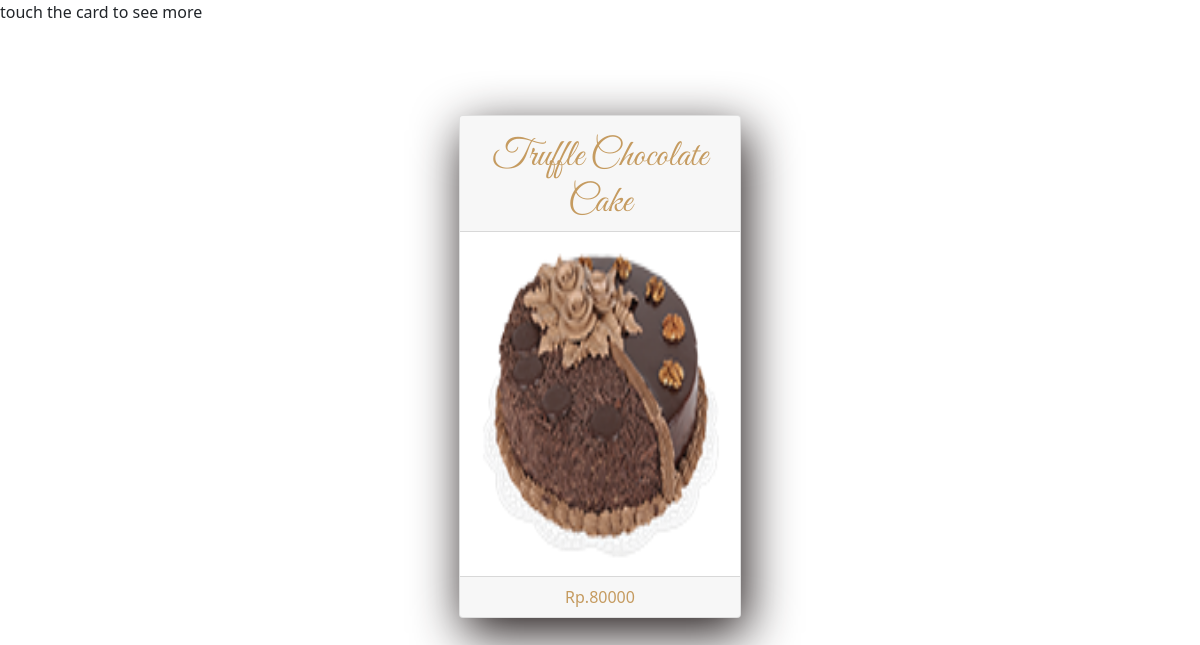
/latihan4c/php/detail.php?id=1, run on the app's committed database.
### tables this page shows
CREATE TABLE `bakery` (
  `id` int(11) NOT NULL,
  `name` varchar(100) NOT NULL,
  `product` varchar(100) NOT NULL,
  `topping` varchar(100) NOT NULL,
  `description` text NOT NULL,
  `price` int(30) NOT NULL,
  `category` varchar(100) NOT NULL
);

### latihan4c/php/functions.php (called while the page is built, shortened)
<?php
function koneksi()
{
    $conn = mysqli_connect("localhost", "root", "");
    mysqli_select_db($conn, "pw_tubes_203040044");
    return $conn;
}
function query($sqL)
{
    $conn = koneksi();
    $result = mysqli_query($conn, $sqL);
    $bakery = [];
    while ($bak = mysqli_fetch_assoc($result)) {
        $bakery[] = $bak;
    };
    return $bakery;
}
?>

### latihan4c/php/detail.php (the view, shortened to what this page needs)
<?php
require 'functions.php';
$id = $_GET['id'];
$bakery = query("SELECT * FROM bakery WHERE id = $id")[0];
?>
<!DOCTYPE html>
<html lang="en">
  <head>
    <link href="https://cdn.jsdelivr.net/npm/bootstrap@5.0.0-beta2/dist/css/bootstrap.min.css" rel="stylesheet">
    <link rel="stylesheet" href= "https://cdn.jsdelivr.net/npm/bootstrap@5.0.0-beta1/dist/css/bootstrap.min.css">
    <link rel="stylesheet" href="https://cdn.datatables.net/1.10.24/css/dataTables.bootstrap5.min.css">
    <link rel="stylesheet" href="../css/style.css">
  </head>
  <body>
  <p>touch the card to see more</p>
  <div class="row justify-content-around align-items-center">
          <div class="col-xl-3 col-lg-4 col-sm rotate" data-aos="flip-left">
            <div class="card text-center mb-3 deli-card">
              <div class="card-header">
                <h4 class="title-text"><?= $bakery["name"]; ?></h4>
              </div>
              <div class="card-body">
              <img src="../assets/img/<?= $bakery["product"]; ?>" class="img-fluid rounded">
              </div>
              <div class="card-footer">
                <span>Rp.<?= $bakery["price"]; ?></span>
              </div>
            </div>
          </div>
    </div>
 </body>
</html>

### latihan4c/css/style.css (style rules this page uses)
.deli-card { position: relative; box-shadow: 5px 15px 50px rgb(31, 23, 23); max-width: 420px; transition: all .8s; overflow: hidden; cursor: pointer; top: 75px; }
.deli-card .card-footer span { color: #c59b60; }
.deli-card .card-header .title-text { color: #000; font-family: 'Great Vibes'; margin-top: 4%; margin-bottom: -1%; font-size: 38px; color: #c59b60; }
.deli-card .card-body img { height: 39vh; width: 100%; }
.rotate { perspective: 100rem; }

### data on the page
bakery: name "Truffle Chocolate Cake", product (picture), price "80000"
